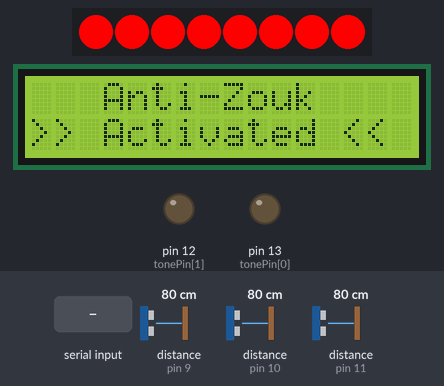
Bench run of a sketch on a simulated Arduino Uno, built with avr-gcc and run on an emulated ATmega328P. On the bench: 8 RGB LEDs in strip order, left to right, 16×2 character LCD, output pins drawn as LEDs (lit = HIGH). Wiring (inferred from the names in the program): 3 × ultrasonic range finder: trigger pin 9, echo pin 9 / trigger pin 10, echo pin 10 / trigger pin 11, echo pin 11. The inputs (shaded band) are chosen by the test bench; at power-on: distance to the obstacle (sensors on pin 9, pin 10, pin 11) 80 cm. The echo pulse lasts 58.3 µs per cm; what the sketch prints to the serial monitor is not drawn.

Above: at 1.2 s.
1.3 s: "ACTIVATE_PIEZO\n" received over Serial
At 3.5 s:
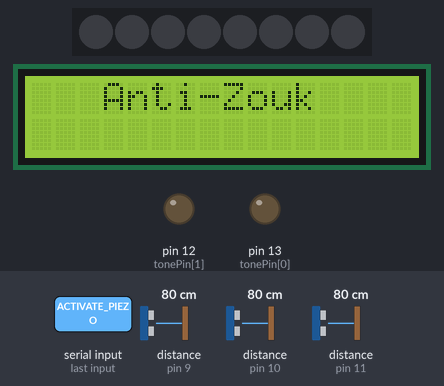
4.3 s: distance to the obstacle (sensor on pin 9) set to 7 cm
7.3 s: distance to the obstacle (sensor on pin 9) set to 4 cm
At 9.5 s:
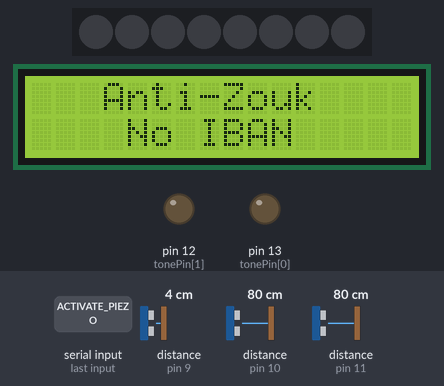
9.6 s: "IBAN=\n" received over Serial
At 11.2 s:
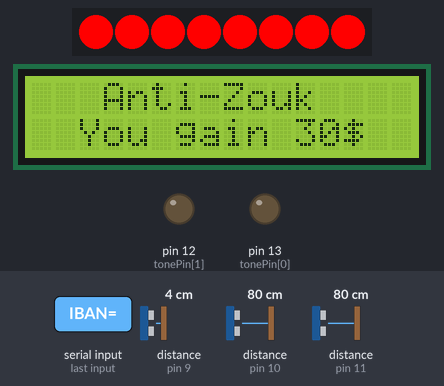
Timing chart, 0 to 19.6 s (numbered marks = the images above; inputs shaded):
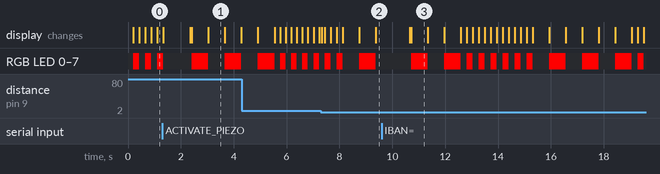

Measured:
- the behaviour switches between 6 and 5 cm on distance to the obstacle (sensor on pin 9) (found by bisection; images 1 and 2)
- after the input at 7.3 s, the display: changes at once (image 2)
- after the input at 9.6 s, the display: first changes after 1.1 s (image 3 shows a later state)
- what the display in image 1 shows lasts 0.7 s, from 3.0 s to 3.7 s

The sketch:

code.ino
```cpp
#include <Adafruit_NeoPixel.h>
#include <LiquidCrystal.h>


// Variables
// Piezos
#define NB_PIEZO 2
int delays[NB_PIEZO] = {500, 500};
int tonePin[NB_PIEZO] = {13, 12};
int toneValue[NB_PIEZO] = {880, 988};

int tonePos = 0;
int previousMsPiezo = 0;

bool piezoStatus = false;


// Distance Sensors
#define NB_DISTANCE_SENSOR 3
#define THRESHOLD 5.0
int sensorPin[NB_DISTANCE_SENSOR] = {11, 10, 9};


// NeoPixel Leds
#define PIN_NEO 8
#define NUM_LED 8
#define PATTERN_LENGTH 9
Adafruit_NeoPixel pixels = Adafruit_NeoPixel(NUM_LED, PIN_NEO, NEO_GRB + NEO_KHZ800);
uint32_t SOS[PATTERN_LENGTH] = {200, 200, 200, 600, 600, 600, 200, 200, 200};
uint32_t color = pixels.Color(255, 0, 0);

int patternPos = 0;
bool ledsStatus = true;
int previousMsLed = 0;


// LCD Screen
#define priceAmount 30
LiquidCrystal lcd(2, 3, 4, 5, 6, 7);


// Shared Var
bool systemStatus = true;

String IBAN = "";


// TOOLS
void print(const char *name, int val)
{
    Serial.write(name);
    Serial.write(String(val).c_str());
    Serial.write("\n");
}


// Functions
// Piezos
void loopPiezos()
{
    int currentMillis = millis();

    if (currentMillis - previousMsPiezo >= delays[tonePos])
    {
        //print("Pin: ", tonePin[tonePos]);
        previousMsPiezo = currentMillis;

        int prevTone = (tonePos == 0) ? tonePin[NB_PIEZO - 1] : tonePin[tonePos - 1];
        //print("PrevPin: ", prevTone);

        noTone(prevTone);
        tone(tonePin[tonePos], toneValue[tonePos], delays[tonePos]);

        tonePos = (tonePos == NB_PIEZO - 1) ? 0 : tonePos + 1;
    }
}


// Distance Sensor
long readUltrasonicDistance(int triggerPin, int echoPin)
{
    pinMode(triggerPin, OUTPUT);
    digitalWrite(triggerPin, LOW);
    delayMicroseconds(2);

    digitalWrite(triggerPin, HIGH);
    delayMicroseconds(10);
    digitalWrite(triggerPin, LOW);
    pinMode(echoPin, INPUT);
    return pulseIn(echoPin, HIGH);
}

bool checkDistance()
{
    double distance = THRESHOLD + 1;
    for (uint32_t cnt = 0; cnt < NB_DISTANCE_SENSOR; cnt++)
    {
        double tmp = 0.01723 * (double) readUltrasonicDistance(sensorPin[cnt], sensorPin[cnt]);
        if (tmp < distance)
        {
            distance = tmp;
        }
    }
    // Serial.print(distance);
    // Serial.println(" cm\n");
    return (THRESHOLD >= distance) ? true : false;
}


// NeoPixel Leds
void loopNeoPixel()
{
    int currentMillis = millis();

    if (currentMillis - previousMsLed >= SOS[patternPos])
    {
        previousMsLed = currentMillis;

        if (ledsStatus)
        {
            pixels.fill(color, 0, NUM_LED);
        }
        else
        {
            pixels.clear();

            if (patternPos == PATTERN_LENGTH - 1) patternPos = 0;
            else patternPos++;
        }

        ledsStatus = !ledsStatus;
        pixels.show();
    }
}


// ESP setup simulation
bool setupESP()
{
    return true;
}

String getInputMsgFromESP()
{
    if (Serial.available() > 0)
    {
        // read the incoming byte:
        String incomingMsg = Serial.readString();

        // say what you got:
        Serial.print("Received: ");
        Serial.println(incomingMsg);

        return incomingMsg;
    }

    return "";
}


// LCD
void clearRow1()
{
    lcd.setCursor(0, 1);
    lcd.print("               ");
    lcd.setCursor(0, 1);
}

void rfidPayementSimulation()
{
    clearRow1();
    lcd.setCursor(0, 1);
    if (IBAN == "")
    {
        lcd.print("    No IBAN");
    }
    else
    {
        lcd.print("  You gain ");
        lcd.print(priceAmount);
        lcd.print("$");
    }
}


void handleMsg(String msg)
{
    if (msg == "") return;

    lcd.setCursor(0, 0);
    lcd.print("   Anti-Zouk");
    clearRow1();
    lcd.setCursor(0, 1);

    if (msg == "ACTIVATE_PIEZO")
    {
        lcd.print(">> Sound ON <<");
        piezoStatus = true;
    }
    else if (msg == "DEACTIVATE_PIEZO")
    {
        lcd.print(">> Sound OFF <<");
        piezoStatus = false;
    }
    else if (msg == "ACTIVATE_ANTI-ZOUK")
    {
        lcd.print(">> Activated <<");
        systemStatus = true;
    }
    else if (msg == "DEACTIVATE_ANTI-ZOUK")
    {
        lcd.print("! Deactivated !");
        systemStatus = false;
    }
    else if (msg.substring(0, 5) == "IBAN=")
    {
        IBAN = msg.substring(5);
        lcd.print("   IBAN Set   ");
    }
}


void setup()
{
    Serial.begin(9600);
    for (uint32_t cnt = 0; cnt < NB_PIEZO; cnt++)
        pinMode(tonePin[cnt], OUTPUT);

    pixels.begin();
    pixels.show();

    lcd.clear();
    lcd.begin(16, 2);

    if (setupESP()) Serial.println("ESP Setup: OK");

    handleMsg("ACTIVATE_ANTI-ZOUK");
}

void loop()
{
    bool zoukerClose = checkDistance();
    loopNeoPixel();

    if (piezoStatus) loopPiezos();
    Serial.print("systemStatus ");
    Serial.println(systemStatus);
    Serial.print("zoukerClose ");
    Serial.println(zoukerClose);
    if (systemStatus && zoukerClose) rfidPayementSimulation();

    handleMsg(getInputMsgFromESP());

    delay(40);
}
```
